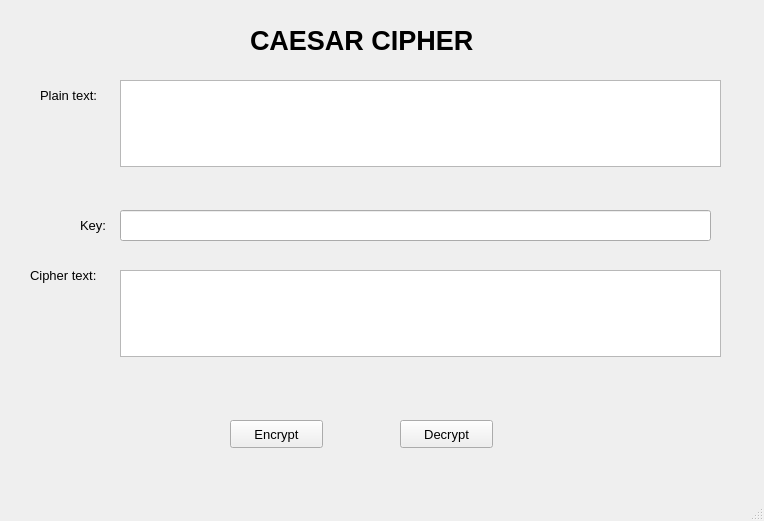
<?xml version="1.0" encoding="UTF-8"?>
<ui version="4.0">
 <class>MainWindow</class>
 <widget class="QMainWindow" name="MainWindow">
  <property name="geometry">
   <rect>
    <x>0</x>
    <y>0</y>
    <width>764</width>
    <height>521</height>
   </rect>
  </property>
  <property name="windowTitle">
   <string>MainWindow</string>
  </property>
  <widget class="QWidget" name="centralwidget">
   <widget class="QLabel" name="label">
    <property name="geometry">
     <rect>
      <x>250</x>
      <y>0</y>
      <width>271</width>
      <height>81</height>
     </rect>
    </property>
    <property name="font">
     <font>
      <pointsize>20</pointsize>
      <weight>75</weight>
      <bold>true</bold>
     </font>
    </property>
    <property name="text">
     <string>CAESAR CIPHER</string>
    </property>
   </widget>
   <widget class="QLabel" name="txt_plainText">
    <property name="geometry">
     <rect>
      <x>40</x>
      <y>80</y>
      <width>81</width>
      <height>31</height>
     </rect>
    </property>
    <property name="font">
     <font>
      <pointsize>10</pointsize>
     </font>
    </property>
    <property name="text">
     <string>Plain text:</string>
    </property>
   </widget>
   <widget class="QPushButton" name="btn_encrypt">
    <property name="geometry">
     <rect>
      <x>230</x>
      <y>420</y>
      <width>93</width>
      <height>28</height>
     </rect>
    </property>
    <property name="font">
     <font>
      <pointsize>10</pointsize>
     </font>
    </property>
    <property name="text">
     <string>Encrypt</string>
    </property>
   </widget>
   <widget class="QLabel" name="txt_key1">
    <property name="geometry">
     <rect>
      <x>80</x>
      <y>210</y>
      <width>31</width>
      <height>31</height>
     </rect>
    </property>
    <property name="font">
     <font>
      <pointsize>10</pointsize>
     </font>
    </property>
    <property name="text">
     <string>Key:</string>
    </property>
   </widget>
   <widget class="QLabel" name="txt_cipherText">
    <property name="geometry">
     <rect>
      <x>30</x>
      <y>260</y>
      <width>91</width>
      <height>31</height>
     </rect>
    </property>
    <property name="font">
     <font>
      <pointsize>10</pointsize>
     </font>
    </property>
    <property name="text">
     <string>Cipher text:</string>
    </property>
   </widget>
   <widget class="QPushButton" name="btn_decrypt">
    <property name="geometry">
     <rect>
      <x>400</x>
      <y>420</y>
      <width>93</width>
      <height>28</height>
     </rect>
    </property>
    <property name="font">
     <font>
      <pointsize>10</pointsize>
     </font>
    </property>
    <property name="text">
     <string>Decrypt</string>
    </property>
   </widget>
   <widget class="QTextEdit" name="txt_plain">
    <property name="geometry">
     <rect>
      <x>120</x>
      <y>80</y>
      <width>601</width>
      <height>87</height>
     </rect>
    </property>
   </widget>
   <widget class="QTextEdit" name="txt_cipher">
    <property name="geometry">
     <rect>
      <x>120</x>
      <y>270</y>
      <width>601</width>
      <height>87</height>
     </rect>
    </property>
    <property name="readOnly">
     <bool>true</bool>
    </property>
   </widget>
   <widget class="QLineEdit" name="txt_key">
    <property name="geometry">
     <rect>
      <x>120</x>
      <y>210</y>
      <width>591</width>
      <height>31</height>
     </rect>
    </property>
   </widget>
  </widget>
  <widget class="QMenuBar" name="menubar">
   <property name="geometry">
    <rect>
     <x>0</x>
     <y>0</y>
     <width>764</width>
     <height>21</height>
    </rect>
   </property>
  </widget>
  <widget class="QStatusBar" name="statusbar"/>
 </widget>
 <resources/>
 <connections/>
</ui>
